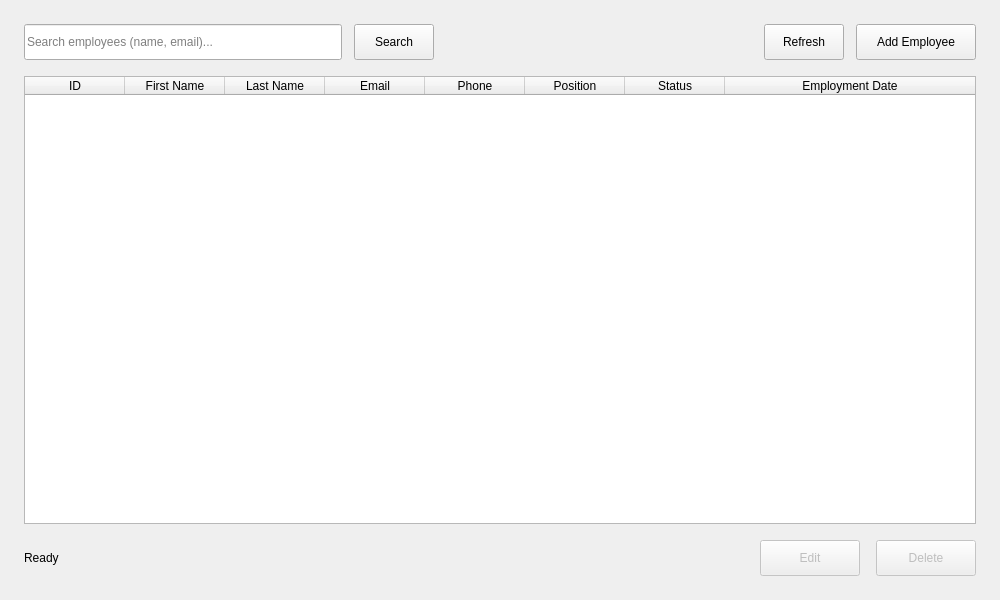
<?xml version="1.0" encoding="UTF-8"?>
<ui version="4.0">
 <class>EmployeesTab</class>
 <widget class="QWidget" name="EmployeesTab">
  <property name="geometry">
   <rect>
    <x>0</x>
    <y>0</y>
    <width>1000</width>
    <height>600</height>
   </rect>
  </property>
  <property name="windowTitle">
   <string>Form</string>
  </property>
  <layout class="QVBoxLayout" name="verticalLayout">
   <property name="spacing">
    <number>16</number>
   </property>
   <property name="leftMargin">
    <number>24</number>
   </property>
   <property name="topMargin">
    <number>24</number>
   </property>
   <property name="rightMargin">
    <number>24</number>
   </property>
   <property name="bottomMargin">
    <number>24</number>
   </property>
   <item>
    <layout class="QHBoxLayout" name="toolbarLayout">
     <property name="spacing">
      <number>12</number>
     </property>
     <item>
      <widget class="QLineEdit" name="searchInput">
       <property name="minimumSize">
        <size>
         <width>300</width>
         <height>36</height>
        </size>
       </property>
       <property name="placeholderText">
        <string>Search employees (name, email)...</string>
       </property>
       <property name="clearButtonEnabled">
        <bool>true</bool>
       </property>
      </widget>
     </item>
     <item>
      <widget class="QPushButton" name="searchButton">
       <property name="minimumSize">
        <size>
         <width>80</width>
         <height>36</height>
        </size>
       </property>
       <property name="text">
        <string>Search</string>
       </property>
      </widget>
     </item>
     <item>
      <spacer name="horizontalSpacer">
       <property name="orientation">
        <enum>Qt::Horizontal</enum>
       </property>
       <property name="sizeHint" stdset="0">
        <size>
         <width>40</width>
         <height>20</height>
        </size>
       </property>
      </spacer>
     </item>
     <item>
      <widget class="QPushButton" name="refreshButton">
       <property name="minimumSize">
        <size>
         <width>80</width>
         <height>36</height>
        </size>
       </property>
       <property name="text">
        <string>Refresh</string>
       </property>
      </widget>
     </item>
     <item>
      <widget class="QPushButton" name="addButton">
       <property name="minimumSize">
        <size>
         <width>120</width>
         <height>36</height>
        </size>
       </property>
       <property name="text">
        <string>Add Employee</string>
       </property>
      </widget>
     </item>
    </layout>
   </item>
   <item>
    <widget class="QTableWidget" name="employeesTable">
     <property name="editTriggers">
      <set>QAbstractItemView::NoEditTriggers</set>
     </property>
     <property name="alternatingRowColors">
      <bool>true</bool>
     </property>
     <property name="selectionMode">
      <enum>QAbstractItemView::SingleSelection</enum>
     </property>
     <property name="selectionBehavior">
      <enum>QAbstractItemView::SelectRows</enum>
     </property>
     <property name="sortingEnabled">
      <bool>true</bool>
     </property>
     <attribute name="horizontalHeaderStretchLastSection">
      <bool>true</bool>
     </attribute>
     <column>
      <property name="text">
       <string>ID</string>
      </property>
     </column>
     <column>
      <property name="text">
       <string>First Name</string>
      </property>
     </column>
     <column>
      <property name="text">
       <string>Last Name</string>
      </property>
     </column>
     <column>
      <property name="text">
       <string>Email</string>
      </property>
     </column>
     <column>
      <property name="text">
       <string>Phone</string>
      </property>
     </column>
     <column>
      <property name="text">
       <string>Position</string>
      </property>
     </column>
     <column>
      <property name="text">
       <string>Status</string>
      </property>
     </column>
     <column>
      <property name="text">
       <string>Employment Date</string>
      </property>
     </column>
    </widget>
   </item>
   <item>
    <layout class="QHBoxLayout" name="bottomLayout">
     <item>
      <widget class="QLabel" name="statusLabel">
       <property name="text">
        <string>Ready</string>
       </property>
      </widget>
     </item>
     <item>
      <spacer name="horizontalSpacer_2">
       <property name="orientation">
        <enum>Qt::Horizontal</enum>
       </property>
       <property name="sizeHint" stdset="0">
        <size>
         <width>40</width>
         <height>20</height>
        </size>
       </property>
      </spacer>
     </item>
     <item>
      <widget class="QPushButton" name="editButton">
       <property name="enabled">
        <bool>false</bool>
       </property>
       <property name="minimumSize">
        <size>
         <width>100</width>
         <height>36</height>
        </size>
       </property>
       <property name="text">
        <string>Edit</string>
       </property>
      </widget>
     </item>
     <item>
      <widget class="QPushButton" name="deleteButton">
       <property name="enabled">
        <bool>false</bool>
       </property>
       <property name="minimumSize">
        <size>
         <width>100</width>
         <height>36</height>
        </size>
       </property>
       <property name="text">
        <string>Delete</string>
       </property>
      </widget>
     </item>
    </layout>
   </item>
  </layout>
 </widget>
 <resources/>
 <connections/>
</ui>
